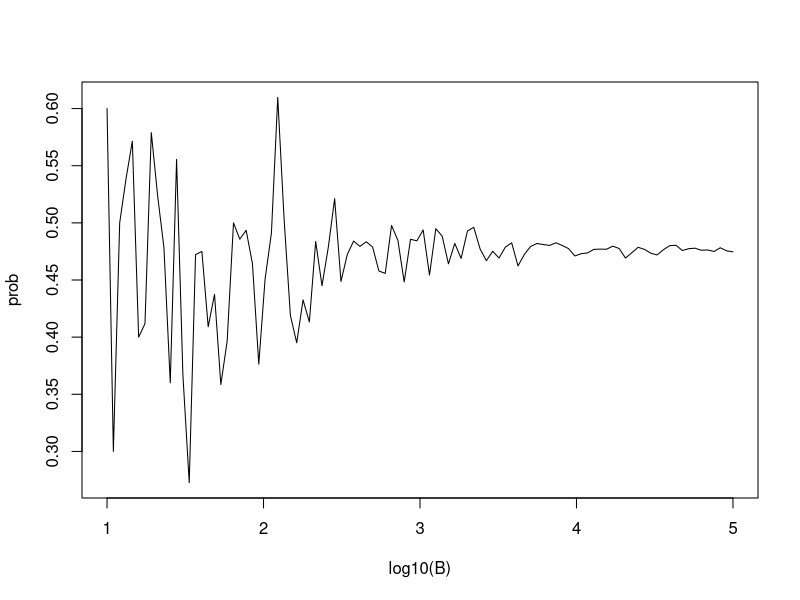

The R source for this figure:
## How many Monte Carlo experiments are enough?
## The larger the number of Monte Carlo replicates B, the more accurate the estimate.
## Determining the correct number of B can require advanced statistics.
## One practical approach is to try many sizes for B and look for sizes that provide stable estimates.
## This code runs Monte Carlo simulations to estimate the probability of shared birthdays 
## using several B values and plots the results. 
## When B is large enough that the estimated probability stays stable, 
## then we have selected a useful value of B.
B <- 10^seq(1, 5, len = 100)    # defines vector of many B values
compute_prob <- function(B, n = 22){    # function to run Monte Carlo simulation with each B
  same_day <- replicate(B, {
    bdays <- sample(1:365, n, replace = TRUE)
    any(duplicated(bdays))
  })
  mean(same_day)
}

prob <- sapply(B, compute_prob)    # apply compute_prob to many values of B
plot(log10(B), prob, type = "l")    # plot a line graph of estimates 